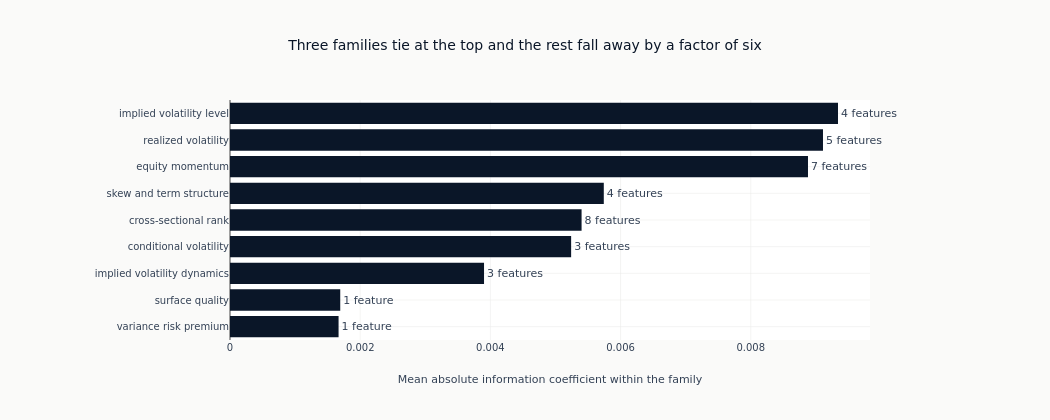

Source (notebook cell):
### Markdown cell above
### How the families compare

The register groups the candidates by what they are built from and what they are
supposed to capture, so the natural next question is whether any of those groups
does better than the others. The bars are the average absolute mean information
coefficient within each family, with the number of features behind each average
on the bar - an average over one feature is not evidence about a family.

### Code cell
family_rows = []
for fam in sorted(set(families.values())):
    ics = [
        ic_results[f]["mean_ic"]
        for f in ic_results
        if families.get(f) == fam and ic_results[f]["mean_ic"] is not None
    ]
    if not ics:
        continue
    family_rows.append(
        {
            "family": fam,
            "n": len(ics),
            "avg_abs_ic": float(np.mean([abs(ic) for ic in ics])),
            "n_fdr_sig": sum(1 for f in ic_results if families.get(f) == fam and f in fdr_sig_set),
        }
    )
if family_rows:
    fam_df = pl.DataFrame(family_rows).sort("avg_abs_ic")
    fig = go.Figure(
        go.Bar(
            x=fam_df["avg_abs_ic"].to_list(),
            y=fam_df["family"].to_list(),
            orientation="h",
            marker_color=COLORS["blue"],
            text=[f"{n} feature{'s' if n != 1 else ''}" for n in fam_df["n"].to_list()],
            textposition="outside",
            cliponaxis=False,
        )
    )
    fig.update_layout(
        title="Three families tie at the top and the rest fall away by a factor of six",
        xaxis_title="Mean absolute information coefficient within the family",
        height=420,
        width=1050,
        margin={"l": 230, "r": 180},
        showlegend=False,
    )
    show_plotly_with_alt(
        fig,
        "Nine horizontal bars, one per feature family, of mean absolute information coefficient "
        "within the family, each labelled with how many features stand behind the average. "
        "Realized volatility, implied volatility level and equity momentum are the top three and "
        "are within about 0.0002 of each other near 0.0089, on five, four and seven features. "
        "Skew and term structure and the cross-sectional ranks follow at about 0.0060 and 0.0052. "
        "Implied volatility dynamics and conditional volatility sit near 0.0037 and 0.0034, both "
        "on three features. Surface quality and the variance risk premium are lowest at about "
        "0.0019 and 0.0014, and each rests on a single feature.",
    )

### Figure 1 — Plotly figure (JSON) as saved in the notebook; plotly's stock layout.template omitted (floating-point values rounded to 4 significant figures)
{"data": [{"cliponaxis": false, "marker": {"color": "#0a1628"}, "orientation": "h", "text": ["1 feature", "1 feature", "3 features", "3 features", "8 features", "4 features", "7 features", "5 features", "4 features"], "textposition": "outside", "type": "bar", "x": [0.001668, 0.001694, 0.003902, 0.005241, 0.005401, 0.005742, 0.008879, 0.00911, 0.00934], "y": ["variance risk premium", "surface quality", "implied volatility dynamics", "conditional volatility", "cross-sectional rank", "skew and term structure", "equity momentum", "realized volatility", "implied volatility level"]}], "layout": {"height": 420, "margin": {"l": 230, "r": 180}, "showlegend": false, "title": {"text": "Three families tie at the top and the rest fall away by a factor of six"}, "width": 1050, "xaxis": {"title": {"text": "Mean absolute information coefficient within the family"}}}}
